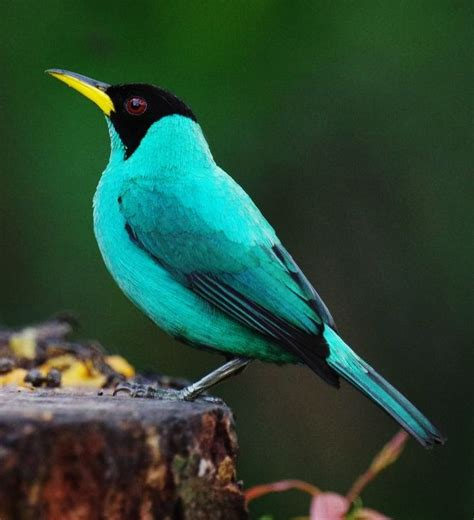
#> input picture bird1.jpg, 474 x 520 px
$ python -i ACP.py   (imports and definitions only)   (older library calls are emulated)
#> lines starting #> are read from the running program, lines starting #| are printed output that depends on the picture
#> further down, picture is the input picture: shape (520, 474, 3); mean B, G, R 53.5, 72.5, 41.5
import cv2
import numpy as np
import matplotlib.pyplot as plt
# [9 lines left out: function display_image, not called in this run]

def apply_edge_detection(image, method="sobel", ksize=3, threshold1=100, threshold2=200):
#> called with method = 'sobel', ksize = 3, threshold1 = 100, threshold2 = 200
    gray_image = cv2.cvtColor(image, cv2.COLOR_BGR2GRAY)
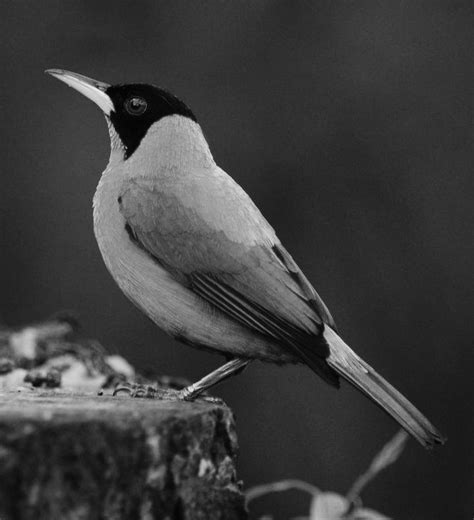
#> gray_image: shape (520, 474); min 0, max 242, mean 61
    if method == "sobel":
        sobelx = cv2.Sobel(gray_image, cv2.CV_64F, 1, 0, ksize=ksize)
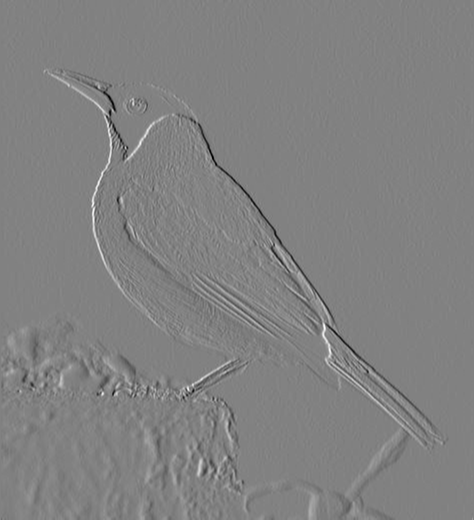
#> sobelx: shape (520, 474) float64; min -618, max 597, mean -0.3; drawn with min black and max white
        sobely = cv2.Sobel(gray_image, cv2.CV_64F, 0, 1, ksize=ksize)
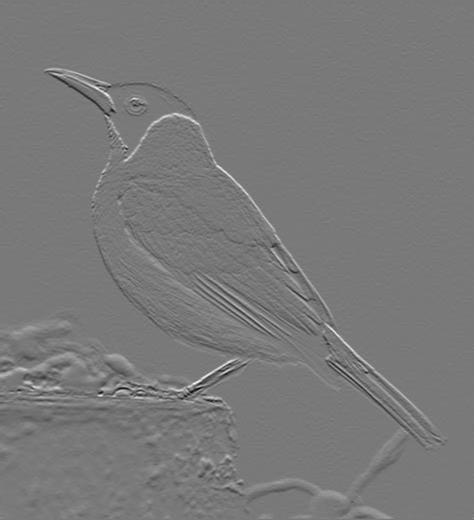
#> sobely: shape (520, 474) float64; min -617, max 676, mean 0.1; drawn with min black and max white
        return cv2.bitwise_or(sobelx.astype(np.uint8), sobely.astype(np.uint8))
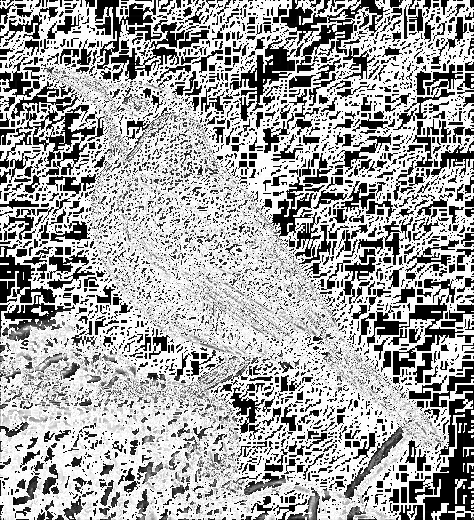
#> returned value: shape (520, 474); min 0, max 255, mean 164.6

    elif method == "canny":
        return cv2.Canny(gray_image, threshold1, threshold2)

    elif method == "laplacian":
        return cv2.Laplacian(gray_image, cv2.CV_64F).astype(np.uint8)

# [48 lines left out: functions apply_filter, detect, not called in this run]

# [1 line not run here, left out]

>>> import cv2
>>> picture = cv2.imread('bird1.jpg')
>>> result = apply_edge_detection(picture)
